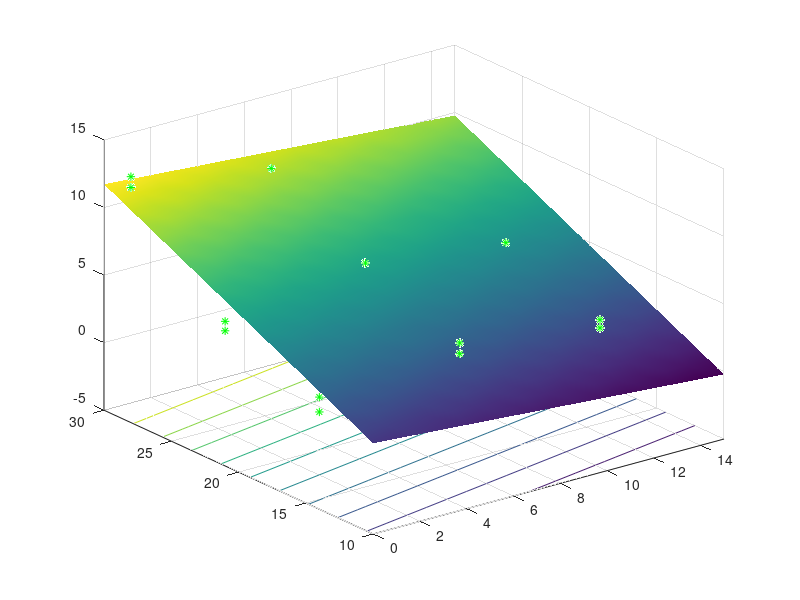

This figure's MATLAB source:
%----AJUSTE POR MINIMO CUADRADOS MULTIPLE----%
%Ejercicio UNO
%y=consumo del agua
%s=salinidad
%t=dias
s=[0;0;0;0;0;0;6;6;6;6;6;6;12;12;12;12;12;12];
t=[14;14;21;21;28;28;14;14;21;21;28;28;14;14;21;21;28;28];
y=[2.20000000000000;3.30000000000000;5;5.70000000000000;13.2000000000000;12.4000000000000;3.70000000000000;4.50000000000000;5.90000000000000;7.20000000000000;9.40000000000000;11;2.80000000000000;3.40000000000000;4.50000000000000;5.90000000000000;7.60000000000000;8.30000000000000];
%Graficar
plot3(s,t,y,'*g')
grid on
%al ser el metodo de minimo cuadrados multiple y quedar la misma ecuacion
%la matriz se escribe de la misma forma
m=[length(s) sum(s) sum(t) sum(y);sum(s) sum(s.^2) sum(s.*t) sum(s.*y);sum(t) sum(s.*t) sum(t.^2) sum(t.*y)]
format long
%intercambiamos el 3 con el 1
 m3=m(1,:)
 m1=m(3,:)
 m(1,:)=m1
 m(3,:)=m3
m(2,:)=-m(2,1)/m(1,1)*m(1,:)+m(2,:)
m(3,:)=-m(3,1)/m(1,1)*m(1,:)+m(3,:)
m(3,:)=-m(3,2)/m(2,2)*m(2,:)+m(3,:)
%despejar
c=m(3,4)/m(3,3)
b=(m(2,4)-m(2,3)*c)/m(2,2)
a=(m(1,4)-m(1,3)*c-m(1,2)*b)/m(1,1)
[s1,t1]=meshgrid([0:1:15],[10:1:30])

%evaluar mi funcion. SE MULTIPLICA ESCLAR POR MATRIZ se crea una matriz
z=a+b*s1+c*t1
hold on
%graficar las superficies las tres deben de ser matrizes
surfc(s1,t1,z);shading interp;%puedes poner shading interp para difuminar los colores de la cuadricula
%Inciso c
